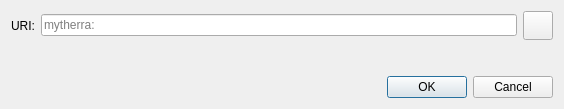
<?xml version="1.0" encoding="UTF-8"?>
<ui version="4.0">
 <class>OpenURIDialog</class>
 <widget class="QDialog" name="OpenURIDialog">
  <property name="geometry">
   <rect>
    <x>0</x>
    <y>0</y>
    <width>564</width>
    <height>109</height>
   </rect>
  </property>
  <property name="windowTitle">
   <string>Open mytherra URI</string>
  </property>
  <layout class="QVBoxLayout" name="verticalLayout">
   <item>
    <layout class="QHBoxLayout" name="horizontalLayout">
     <item>
      <widget class="QLabel" name="label">
       <property name="text">
        <string>URI:</string>
       </property>
      </widget>
     </item>
     <item>
      <widget class="QValidatedLineEdit" name="uriEdit">
       <property name="placeholderText">
        <string notr="true">mytherra:</string>
       </property>
      </widget>
     </item>
     <item>
      <widget class="QToolButton" name="pasteButton">
       <property name="toolTip">
        <string extracomment="Tooltip text for button that allows you to paste an address that is in your clipboard.">Paste address from clipboard</string>
       </property>
       <property name="text">
        <string/>
       </property>
       <property name="icon">
        <iconset resource="../mytherra.qrc">
         <normaloff>:/icons/editpaste</normaloff>:/icons/editpaste
        </iconset>
       </property>
       <property name="iconSize">
        <size>
         <width>22</width>
         <height>22</height>
        </size>
       </property>
      </widget>
     </item>
    </layout>
   </item>
   <item>
    <spacer name="verticalSpacer">
     <property name="orientation">
      <enum>Qt::Vertical</enum>
     </property>
     <property name="sizeHint" stdset="0">
      <size>
       <width>20</width>
       <height>40</height>
      </size>
     </property>
    </spacer>
   </item>
   <item>
    <widget class="QDialogButtonBox" name="buttonBox">
     <property name="orientation">
      <enum>Qt::Horizontal</enum>
     </property>
     <property name="standardButtons">
      <set>QDialogButtonBox::Cancel|QDialogButtonBox::Ok</set>
     </property>
    </widget>
   </item>
  </layout>
 </widget>
 <customwidgets>
  <customwidget>
   <class>QValidatedLineEdit</class>
   <extends>QLineEdit</extends>
   <header>qt/qvalidatedlineedit.h</header>
  </customwidget>
 </customwidgets>
 <resources/>
 <connections>
  <connection>
   <sender>buttonBox</sender>
   <signal>accepted()</signal>
   <receiver>OpenURIDialog</receiver>
   <slot>accept()</slot>
   <hints>
    <hint type="sourcelabel">
     <x>248</x>
     <y>254</y>
    </hint>
    <hint type="destinationlabel">
     <x>157</x>
     <y>274</y>
    </hint>
   </hints>
  </connection>
  <connection>
   <sender>buttonBox</sender>
   <signal>rejected()</signal>
   <receiver>OpenURIDialog</receiver>
   <slot>reject()</slot>
   <hints>
    <hint type="sourcelabel">
     <x>316</x>
     <y>260</y>
    </hint>
    <hint type="destinationlabel">
     <x>286</x>
     <y>274</y>
    </hint>
   </hints>
  </connection>
 </connections>
</ui>
